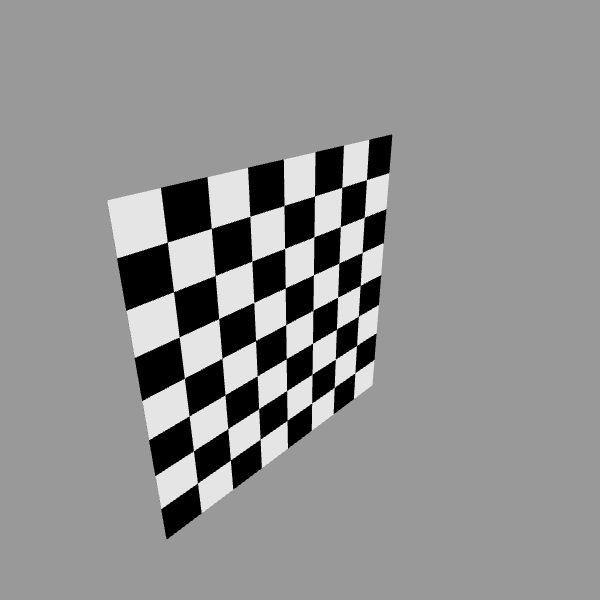
#> input picture Python/calibration/chess (1).png, 600 x 600 px; its folder holds only this picture in this run
$ python calibration.py
#> lines starting #> are read from the running program, lines starting #| are printed output that depends on the picture; after the words box and inside, x2 and y2 are one past the last pixel; in counts of white or black regions, pixels touching at a corner belong together; long printed decimals are rounded
import numpy as np
import cv2 as cv
import glob
# termination criteria
criteria = (cv.TERM_CRITERIA_EPS + cv.TERM_CRITERIA_MAX_ITER, 30, 0.001)
# prepare object points, like (0,0,0), (1,0,0), (2,0,0) ....,(6,5,0)
objp = np.zeros((7*7, 3), np.float32)
objp[:, :2] = np.mgrid[0:7, 0:7].T.reshape(-1, 2)
objp *= 10.0
# print(objp)
# Arrays to store object points and image points from all the images.
objpoints = [] # 3d point in real world space
imgpoints = [] # 2d points in image plane.
images = glob.glob('*.png')
for fname in images:
    img = cv.imread(fname)
#> img is the input picture: shape (600, 600, 3); min 0, max 229, mean 145.1
    gray = cv.cvtColor(img, cv.COLOR_BGR2GRAY)
    # Find the chess board corners
    ret, corners = cv.findChessboardCorners(gray, (7, 7), None)
#> ret = True; corners = 49 rows, first 8: [366.5, 179.4], [364.7, 217], [362.6, 252.3], [360, 285.5], [358.4, 316.4], [356.5, 345.5], [354.5, 373.1], [341.6, 187.1]
    # If found, add object points, image points (after refining them)
    if ret == True:
        print(fname)
        objpoints.append(objp)
        corners2 = cv.cornerSubPix(gray,corners, (11, 11), (-1, -1), criteria)
#> corners2 = 49 rows, first 8: [366.4, 179.6], [364.3, 217.3], [362.1, 252.4], [360.2, 285.4], [358.3, 316.3], [356.5, 345.4], [354.9, 372.8], [341.8, 187.4]
        imgpoints.append(corners)
        # Draw and display the corners
        cv.drawChessboardCorners(img, (7, 7), corners2, ret)
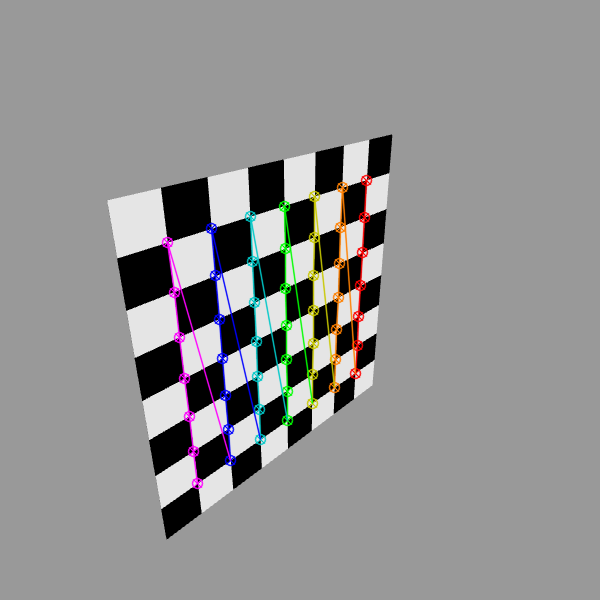
#> img: shape (600, 600, 3); 3.3% of pixels changed, all inside (x1, y1, x2, y2) = (161, 174, 373, 490)
        # cv.imshow('img', img)
        # cv.waitKey(500)
# cv.destroyAllWindows()

ret, mtx, dist, rvecs, tvecs = cv.calibrateCamera(objpoints, imgpoints, gray.shape[::-1], None, None)
#> ret = 0.069; mtx = [[540.6, 0, 313], [0, 533, 309.3], [0, 0, 1]]; dist = [[0.00508, -0.144, 0.000495, 0.000466, 0.707]]; rvecs = ([-0.28, -0.992, 1.24],); tvecs = ([13.48, -33.17, 136.3],)
print("ret: ")
print(ret)
#| 0.06897
print('\n')
print("mtx: ")
print(mtx)
#| [[540.557   0.         313.036]
#|  [  0.         533.041 309.297]
#|  [  0.           0.           1.        ]]
print('\n')
print("dist: ")
print(dist)
#| [[ 5.08068720e-03 -1.43689376e-01  4.94825418e-04  4.65896914e-04
#|    7.07252801e-01]]
print('\n')
# [6 lines of commented-out code are left out]

$ run again, on Python/calibration/chess (7).png
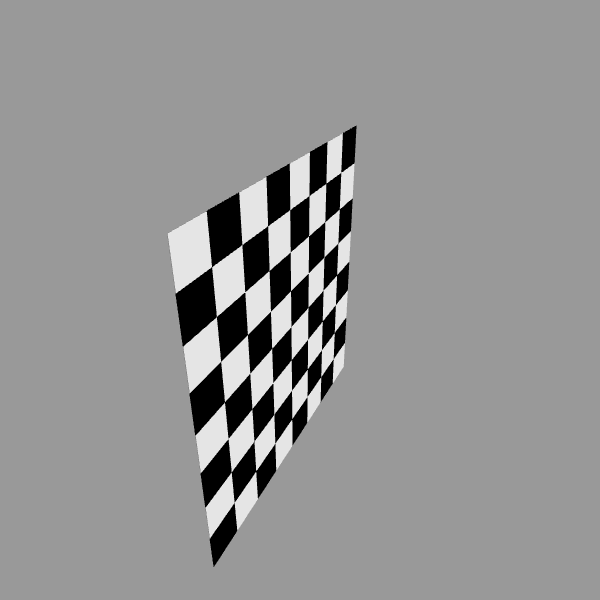
#> input picture Python/calibration/chess (7).png, 600 x 600 px
#> img is the input picture: shape (600, 600, 3); min 0, max 229, mean 147.9
#> `ret, corners = cv.findChessboardCorners(gray, (7, 7), None)`: ret = True; corners = 49 rows, first 8: [340.8, 171.8], [339.5, 209], [337.5, 243.5], [337, 274.3], [335.5, 305.3], [334.6, 332.8], [333.5, 358.6], [325.3, 183.9]
#> corners2 = 49 rows, first 8: [340.7, 172.5], [341.4, 207.3], [338, 243], [338.8, 272.7], [335.8, 304.2], [336.8, 329.4], [327.1, 366.7], [325.8, 183.4]
#> `cv.drawChessboardCorners(img, (7, 7), corners2, ret)`:
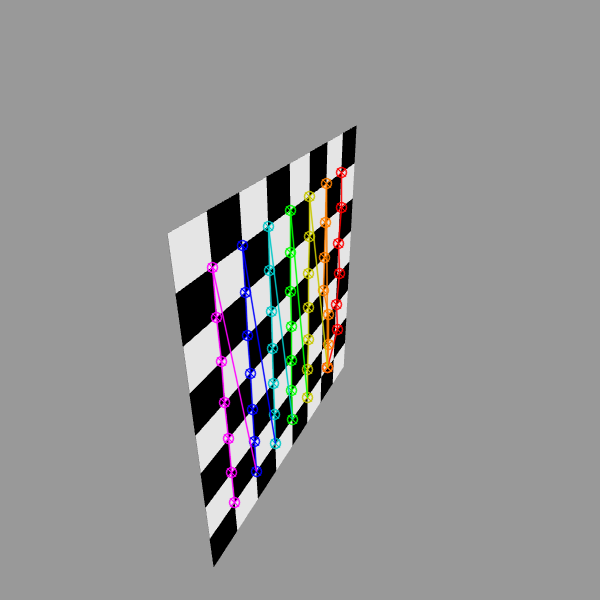
#> img: shape (600, 600, 3); 3.03% of pixels changed, all inside (x1, y1, x2, y2) = (206, 166, 348, 509)
#> `ret, mtx, dist, rvecs, tvecs = cv.calibrateCamera(objpoints, imgpoints..`: ret = 2.8; mtx = [[469.2, 0, 391.7], [0, 542.6, 307.3], [0, 0, 1]]; dist = [[0.581, -4.58, 0.00643, -0.0118, 10.06]]; rvecs = ([-0.509, -1.32, 1.06],); tvecs = ([-15.15, -35.02, 143.3],)
#| 2.804
#| [[469.199   0.         391.674]
#|  [  0.         542.592 307.256]
#|  [  0.           0.           1.        ]]
#| [[ 5.81113306e-01 -4.57513500e+00  6.43209253e-03 -1.17980903e-02
#|    1.00552320e+01]]

$ run again, on Python/calibration/chess (2).png
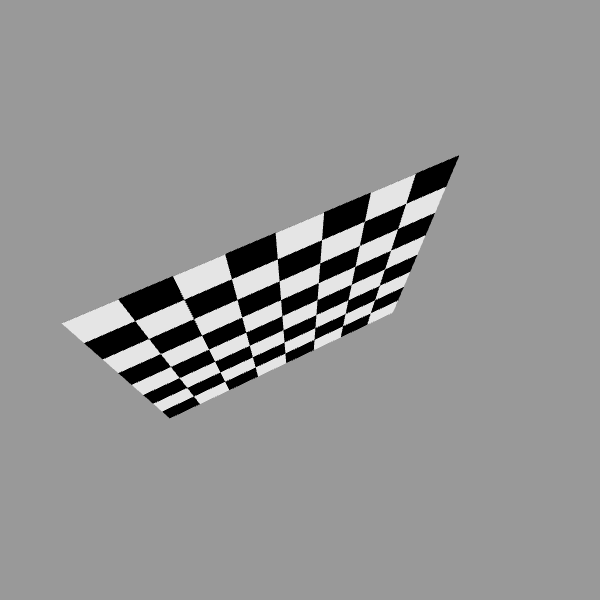
#> input picture Python/calibration/chess (2).png, 600 x 600 px
#> img is the input picture: shape (600, 600, 3); min 0, max 229, mean 148.5
#> `ret, corners = cv.findChessboardCorners(gray, (7, 7), None)`: ret = True; corners = 49 rows, first 8: [406, 203.5], [397.8, 228.5], [390.5, 250.1], [384.5, 269], [379.4, 285.4], [375.2, 299.2], [369.8, 312.9], [364.2, 221.6]
#> corners2 = 49 rows, first 8: [405.7, 203.3], [397.6, 228.5], [390.5, 250.7], [381.6, 277.3], [376.9, 292.7], [371.9, 306.7], [371.9, 306.7], [364.4, 221.2]
#> `cv.drawChessboardCorners(img, (7, 7), corners2, ret)`:
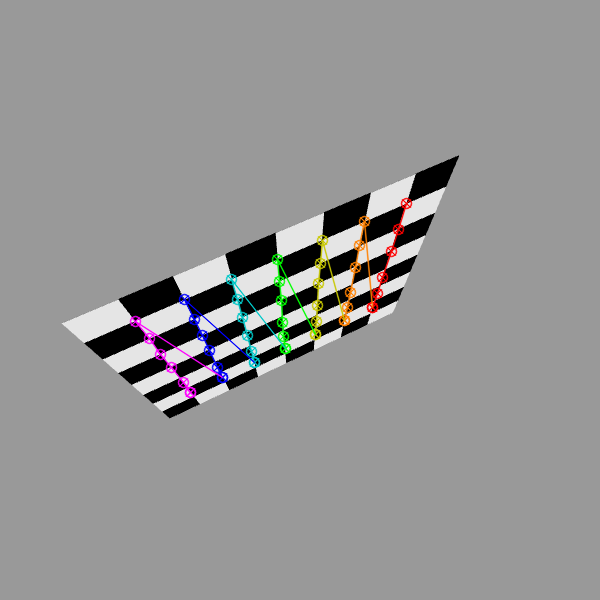
#> img: shape (600, 600, 3); 1.89% of pixels changed, all inside (x1, y1, x2, y2) = (129, 197, 413, 399)
#> `ret, mtx, dist, rvecs, tvecs = cv.calibrateCamera(objpoints, imgpoints..`: ret = 3.9; mtx = [[498.4, 0, 284.7], [0, 470.2, 289], [0, 0, 1]]; dist = [[-3.18, 64.87, -0.0264, -0.00609, -378.2]]; rvecs = ([0.487, -1.1, 1.11],); tvecs = ([25.26, -18.56, 99.47],)
#| 3.899
#| [[498.385   0.         284.722]
#|  [  0.         470.183 289.037]
#|  [  0.           0.           1.        ]]
#| [[-3.18057136e+00  6.48705816e+01 -2.63843363e-02 -6.08707332e-03
#|   -3.78192295e+02]]
